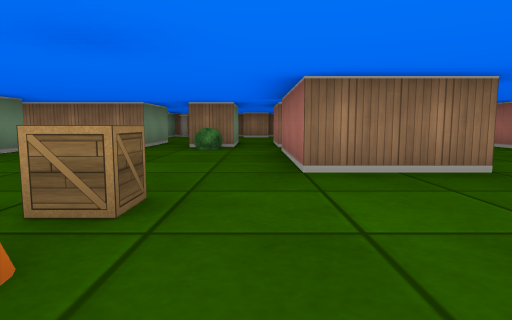
[1] (above)

19 first-person views from a walk through a cub3D level. The camera is about half as high as the walls, tilts 6° down and sees 75° across. The floor is counted in squares. Each view is taken from the middle of a square. On the plan, view 1 faces up. The plan holds only what a view shows up to about 9 squares ahead; the rest is blank.

[2]
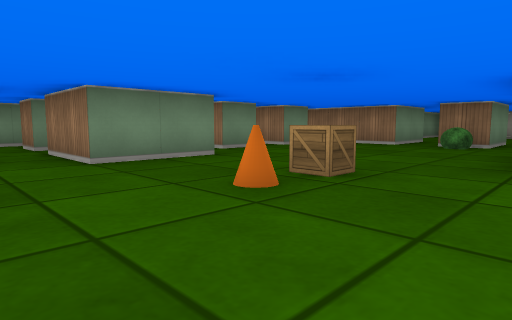

[3]
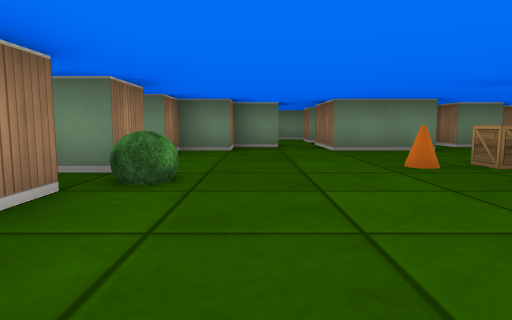

[4]
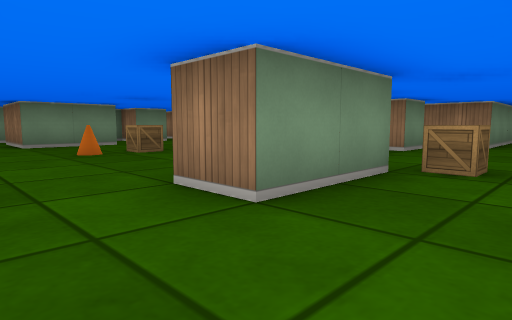

[5]
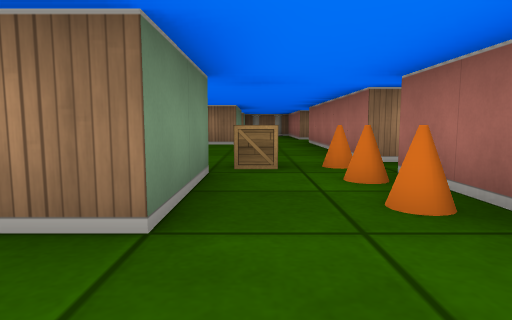

[6]
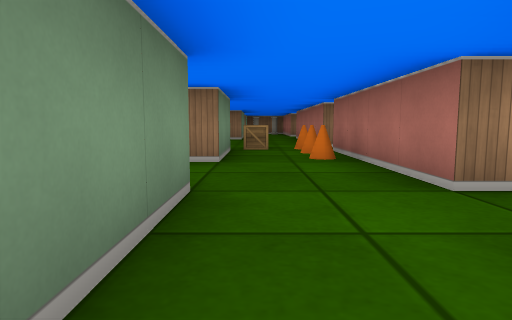

[7]
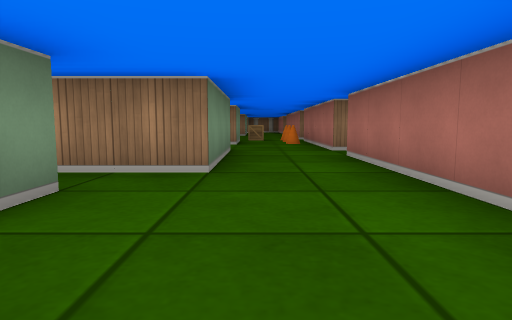

[8]
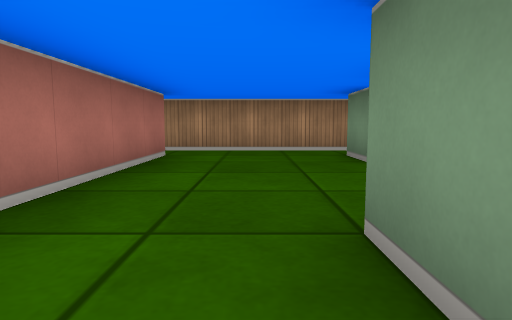

[9]
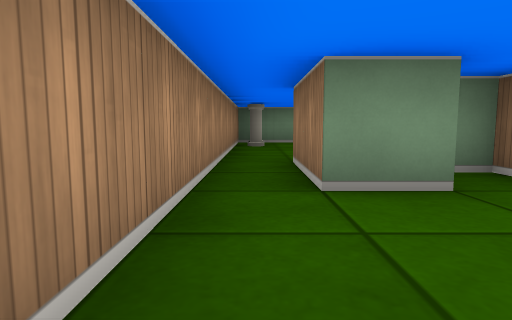

[10]
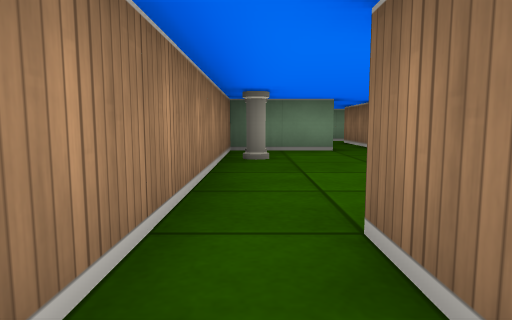

[11]
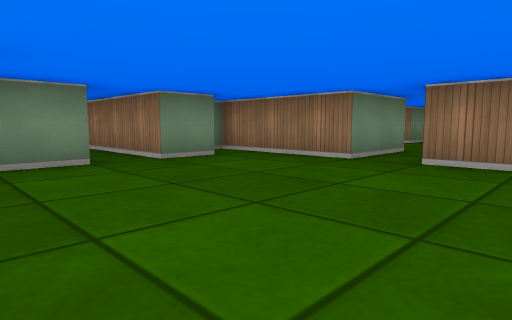

[12]
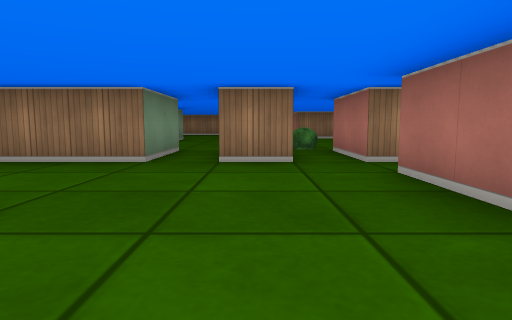

[13]
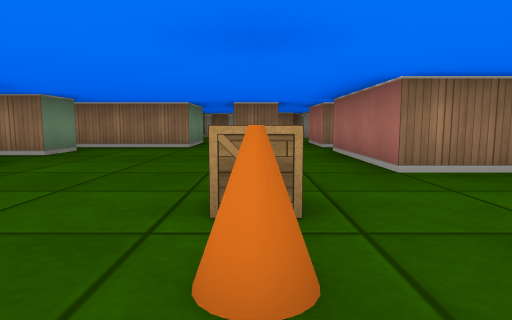

[14]
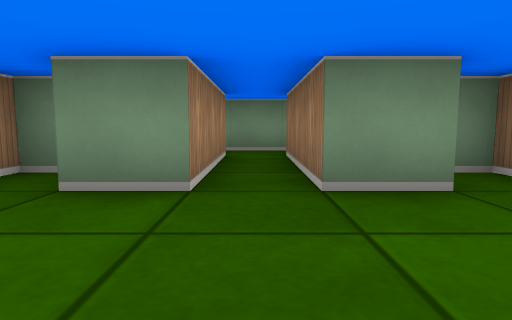

[15]
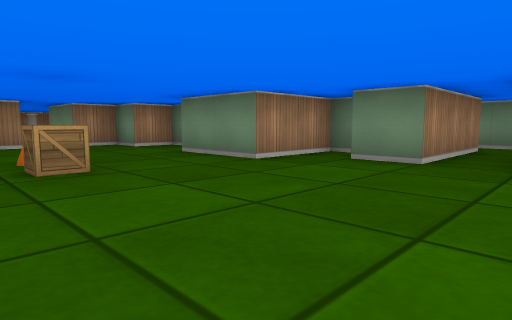

[16]
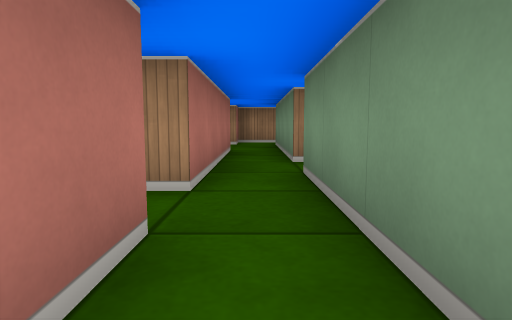

[17]
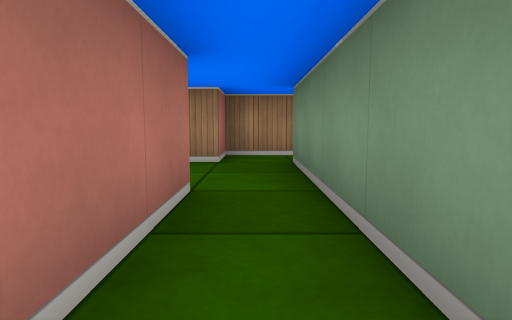

[18]
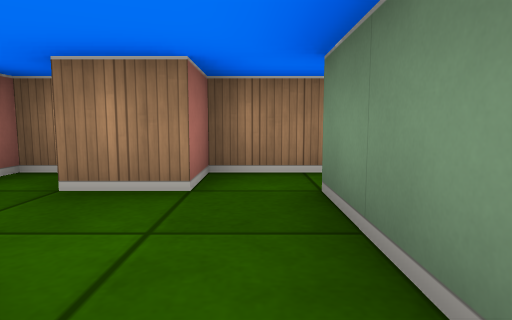

[19]
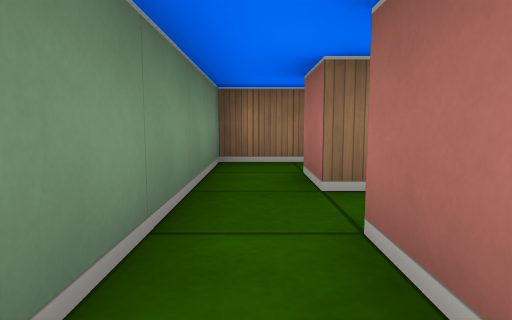

### Floor plan
Ten units are one square. View 1 is at (0, 0); x grows to the right and y downward. Boxes are objects, and circles mark ways between rooms. Rooms are numbered by the first view taken in them; rooms with no view inside come last. Other rooms are left out.
<svg viewBox="-95 -100 160 200">
<path fill="none" stroke="#000" d="M26 -35 5 -35 5 -65M-55 -30 -55 -25 -35 -25 -35 -5 -55 -5M-45 4 -45 15 -35 15 -35 25 -25 25M-45 -66 -45 -55 -75 -55M-16 25 -5 25M5 25 11 25M25 -75 5 -75 5 -90M-25 -91 -25 -75 -55 -75 -55 -70M-5 -95 -5 -75 -15 -75M-75 -45 -45 -45 -45 -35M35 15 35 25M55 15 55 -25M35 -26 35 -5 25 -5M25 55 25 61M25 74 25 85 5 85M15 64 15 70M55 85 55 25M35 25 35 45 5 45M5 95 59 95M-4 45 -15 45M-45 54 -45 65 -75 65M5 71 5 55M-45 74 -45 95 5 95M5 45 5 25M-25 25 -25 45 -55 45M-5 25 -5 31M-75 -55 -75 -65M-72 -75 -85 -75 -85 -45M-75 -25 -75 -45M-85 -45 -85 -35M-64 -5 -75 -5 -75 -25M-85 -25 -85 15M-88 25 -75 25 -75 15 -65 15M25 -66 25 -55 21 -55M55 -45 55 -80M35 -85 35 -75 25 -75M-60 25 -55 25"/>
<rect x="-15" y="-15" width="10" height="10" fill="#bbb"><title>cone</title></rect>
<rect x="-15" y="-25" width="10" height="10" fill="#bbb"><title>crate</title></rect>
<rect x="-15" y="-75" width="10" height="10" fill="#bbb"><title>bush</title></rect>
<rect x="45" y="-15" width="10" height="10" fill="#bbb"><title>cone</title></rect>
<rect x="45" y="-25" width="10" height="10" fill="#bbb"><title>cone</title></rect>
<rect x="-45" y="85" width="10" height="10" fill="#bbb"><title>other object</title></rect>
<rect x="-35" y="85" width="10" height="10" fill="#bbb"><title>pillar</title></rect>
<rect x="-5" y="15" width="10" height="10" fill="#bbb"><title>bush</title></rect>
<circle cx="30" cy="5" r="3" fill="#2a7"/>
<circle cx="-10" cy="25" r="3" fill="#2a7"/>
<circle cx="-70" cy="-50" r="3" fill="#2a7"/>
<circle cx="15" cy="-70" r="3" fill="#2a7"/>
<circle cx="-60" cy="0" r="3" fill="#2a7"/>
<circle cx="45" cy="35" r="3" fill="#2a7"/>
<circle cx="15" cy="50" r="3" fill="#2a7"/>
<circle cx="15" cy="90" r="3" fill="#2a7"/>
<circle cx="-80" cy="-40" r="3" fill="#2a7"/>
<circle cx="-80" cy="-15" r="3" fill="#2a7"/>
<circle cx="-70" cy="5" r="3" fill="#2a7"/>
<text x="-10" y="-30">1</text>
<text x="40" y="0">2</text>
<text x="40" y="60">3</text>
<text x="-20" y="60">4</text>
<text x="-80" y="-60">5</text>
<text x="-80" y="-30">6</text>
<text x="-80" y="0">7</text>
<text x="40" y="-60">8</text>
<text x="-60" y="0">9</text>
</svg>
Room 1 opens to room 2. Room 1 opens to room 4. Room 1 opens to room 5. Room 1 opens to room 8. Room 1 opens to room 9. Room 2 opens to room 3. Room 3 opens to room 4. Room 5 opens to room 6. Room 6 opens to room 7. Room 7 opens to room 9.

Where each view was taken, in squares from view 1:
view 1: 0 up, 0 right, facing up
view 2: 1 down, 1 right, facing up-left
view 3: 1 down, 3 right, facing left
view 4: 1 down, 5 right, facing up-left
view 5: 1 down, 4 right, facing up
view 6: 4 down, 4 right, facing up
view 7: 8 down, 4 right, facing up
view 8: 3 down, 4 right, facing down
view 9: 9 down, 5 right, facing left
view 10: 9 down, 2 right, facing left
view 11: 9 down, 0 right, facing up-left
view 12: 9 down, 1 left, facing up
view 13: 0 up, 1 left, facing up
view 14: 5 up, 2 left, facing left
view 15: 6 up, 0 right, facing down-left
view 16: 7 up, 8 left, facing down
view 17: 3 up, 8 left, facing down
view 18: 1 up, 8 left, facing down
view 19: 3 up, 8 left, facing up
